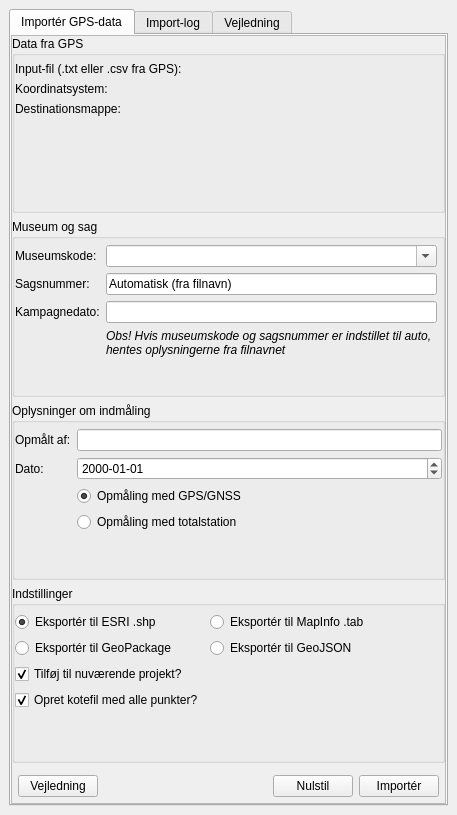
<?xml version="1.0" encoding="UTF-8"?>
<ui version="4.0">
 <class>FeltTegnDockWidgetBase</class>
 <widget class="QDockWidget" name="FeltTegnDockWidgetBase">
  <property name="geometry">
   <rect>
    <x>0</x>
    <y>0</y>
    <width>457</width>
    <height>815</height>
   </rect>
  </property>
  <property name="maximumSize">
   <size>
    <width>477</width>
    <height>828</height>
   </size>
  </property>
  <property name="windowTitle">
   <string>FeltTegn</string>
  </property>
  <widget class="QWidget" name="dockWidgetContents">
   <layout class="QGridLayout" name="gridLayout">
    <item row="0" column="0">
     <layout class="QVBoxLayout" name="verticalLayout">
      <item>
       <widget class="QTabWidget" name="tabWidget">
        <property name="currentIndex">
         <number>0</number>
        </property>
        <widget class="QWidget" name="tab">
         <attribute name="title">
          <string>Importér GPS-data</string>
         </attribute>
         <layout class="QVBoxLayout" name="verticalLayout_2">
          <property name="leftMargin">
           <number>0</number>
          </property>
          <property name="topMargin">
           <number>0</number>
          </property>
          <property name="rightMargin">
           <number>0</number>
          </property>
          <property name="bottomMargin">
           <number>0</number>
          </property>
          <item>
           <layout class="QVBoxLayout" name="verticalLayout_4">
            <item>
             <widget class="QScrollArea" name="scrollArea">
              <property name="widgetResizable">
               <bool>true</bool>
              </property>
              <widget class="QWidget" name="scrollAreaWidgetContents">
               <property name="geometry">
                <rect>
                 <x>0</x>
                 <y>0</y>
                 <width>429</width>
                 <height>730</height>
                </rect>
               </property>
               <layout class="QVBoxLayout" name="verticalLayout_5">
                <property name="leftMargin">
                 <number>0</number>
                </property>
                <property name="topMargin">
                 <number>0</number>
                </property>
                <property name="rightMargin">
                 <number>0</number>
                </property>
                <property name="bottomMargin">
                 <number>0</number>
                </property>
                <item>
                 <widget class="QGroupBox" name="groupBox">
                  <property name="sizePolicy">
                   <sizepolicy hsizetype="Minimum" vsizetype="Minimum">
                    <horstretch>0</horstretch>
                    <verstretch>0</verstretch>
                   </sizepolicy>
                  </property>
                  <property name="styleSheet">
                   <string notr="true"/>
                  </property>
                  <property name="title">
                   <string>Data fra GPS</string>
                  </property>
                  <property name="flat">
                   <bool>false</bool>
                  </property>
                  <layout class="QGridLayout" name="gridLayout_2">
                   <property name="leftMargin">
                    <number>0</number>
                   </property>
                   <property name="topMargin">
                    <number>0</number>
                   </property>
                   <property name="rightMargin">
                    <number>0</number>
                   </property>
                   <property name="bottomMargin">
                    <number>0</number>
                   </property>
                   <item row="0" column="0">
                    <layout class="QFormLayout" name="formLayout">
                     <property name="verticalSpacing">
                      <number>6</number>
                     </property>
                     <property name="topMargin">
                      <number>6</number>
                     </property>
                     <item row="0" column="0">
                      <widget class="QLabel" name="label">
                       <property name="text">
                        <string>Input-fil (.txt eller .csv fra GPS):</string>
                       </property>
                      </widget>
                     </item>
                     <item row="0" column="1">
                      <widget class="QgsFileWidget" name="inputTextFile"/>
                     </item>
                     <item row="1" column="0">
                      <widget class="QLabel" name="label_2">
                       <property name="text">
                        <string>Koordinatsystem:</string>
                       </property>
                      </widget>
                     </item>
                     <item row="1" column="1">
                      <widget class="QgsProjectionSelectionWidget" name="mQgsProjectionSelectionWidget"/>
                     </item>
                     <item row="2" column="0">
                      <widget class="QLabel" name="label_3">
                       <property name="text">
                        <string>Destinationsmappe:</string>
                       </property>
                      </widget>
                     </item>
                     <item row="2" column="1">
                      <widget class="QgsFileWidget" name="outputTargetDir"/>
                     </item>
                    </layout>
                   </item>
                  </layout>
                 </widget>
                </item>
                <item>
                 <widget class="QGroupBox" name="groupBox_2">
                  <property name="title">
                   <string>Museum og sag</string>
                  </property>
                  <layout class="QGridLayout" name="gridLayout_3">
                   <property name="leftMargin">
                    <number>0</number>
                   </property>
                   <property name="topMargin">
                    <number>0</number>
                   </property>
                   <property name="rightMargin">
                    <number>0</number>
                   </property>
                   <property name="bottomMargin">
                    <number>0</number>
                   </property>
                   <item row="2" column="0">
                    <layout class="QFormLayout" name="formLayout_2">
                     <property name="leftMargin">
                      <number>0</number>
                     </property>
                     <property name="topMargin">
                      <number>6</number>
                     </property>
                     <property name="rightMargin">
                      <number>5</number>
                     </property>
                     <property name="bottomMargin">
                      <number>5</number>
                     </property>
                     <item row="0" column="0">
                      <widget class="QLabel" name="label_5">
                       <property name="text">
                        <string>Museumskode:</string>
                       </property>
                      </widget>
                     </item>
                     <item row="0" column="1">
                      <widget class="QComboBox" name="MusComboBox">
                       <property name="editable">
                        <bool>true</bool>
                       </property>
                      </widget>
                     </item>
                     <item row="1" column="0">
                      <widget class="QLabel" name="label_6">
                       <property name="text">
                        <string>Sagsnummer:</string>
                       </property>
                      </widget>
                     </item>
                     <item row="1" column="1">
                      <widget class="QLineEdit" name="SagsNummer">
                       <property name="text">
                        <string>Automatisk (fra filnavn)</string>
                       </property>
                      </widget>
                     </item>
                     <item row="2" column="0">
                      <widget class="QLabel" name="label_7">
                       <property name="text">
                        <string>Kampagnedato:</string>
                       </property>
                      </widget>
                     </item>
                     <item row="2" column="1">
                      <widget class="QLineEdit" name="kDato"/>
                     </item>
                     <item row="3" column="1">
                      <widget class="QLabel" name="label_8">
                       <property name="styleSheet">
                        <string notr="true">font-style:italic;</string>
                       </property>
                       <property name="text">
                        <string>Obs! Hvis museumskode og sagsnummer er indstillet til auto, hentes oplysningerne fra filnavnet </string>
                       </property>
                       <property name="textFormat">
                        <enum>Qt::AutoText</enum>
                       </property>
                       <property name="scaledContents">
                        <bool>false</bool>
                       </property>
                       <property name="wordWrap">
                        <bool>true</bool>
                       </property>
                      </widget>
                     </item>
                    </layout>
                   </item>
                  </layout>
                 </widget>
                </item>
                <item>
                 <widget class="QGroupBox" name="groupBox_3">
                  <property name="title">
                   <string>Oplysninger om indmåling</string>
                  </property>
                  <layout class="QGridLayout" name="gridLayout_4">
                   <property name="leftMargin">
                    <number>0</number>
                   </property>
                   <property name="topMargin">
                    <number>0</number>
                   </property>
                   <property name="rightMargin">
                    <number>0</number>
                   </property>
                   <property name="bottomMargin">
                    <number>0</number>
                   </property>
                   <item row="0" column="0">
                    <layout class="QFormLayout" name="formLayout_3">
                     <property name="leftMargin">
                      <number>0</number>
                     </property>
                     <property name="topMargin">
                      <number>6</number>
                     </property>
                     <property name="rightMargin">
                      <number>0</number>
                     </property>
                     <property name="bottomMargin">
                      <number>0</number>
                     </property>
                     <item row="0" column="0">
                      <widget class="QLabel" name="hvemlabel">
                       <property name="text">
                        <string>Opmålt af:</string>
                       </property>
                      </widget>
                     </item>
                     <item row="0" column="1">
                      <widget class="QLineEdit" name="hvem"/>
                     </item>
                     <item row="1" column="0">
                      <widget class="QLabel" name="dato">
                       <property name="text">
                        <string>Dato:</string>
                       </property>
                      </widget>
                     </item>
                     <item row="1" column="1">
                      <widget class="QDateEdit" name="hvonaar">
                       <property name="displayFormat">
                        <string notr="true">yyyy-MM-dd</string>
                       </property>
                      </widget>
                     </item>
                     <item row="2" column="1">
                      <widget class="QRadioButton" name="GPS_radioButton">
                       <property name="text">
                        <string>Opmåling med GPS/GNSS</string>
                       </property>
                       <property name="checked">
                        <bool>true</bool>
                       </property>
                      </widget>
                     </item>
                     <item row="3" column="1">
                      <widget class="QRadioButton" name="TPS_radioButton">
                       <property name="text">
                        <string>Opmåling med totalstation</string>
                       </property>
                      </widget>
                     </item>
                    </layout>
                   </item>
                  </layout>
                 </widget>
                </item>
                <item>
                 <widget class="QGroupBox" name="groupBox_4">
                  <property name="title">
                   <string>Indstillinger</string>
                  </property>
                  <layout class="QGridLayout" name="gridLayout_5">
                   <property name="leftMargin">
                    <number>0</number>
                   </property>
                   <property name="topMargin">
                    <number>0</number>
                   </property>
                   <property name="rightMargin">
                    <number>0</number>
                   </property>
                   <property name="bottomMargin">
                    <number>0</number>
                   </property>
                   <item row="0" column="0">
                    <layout class="QFormLayout" name="formLayout_4">
                     <property name="leftMargin">
                      <number>0</number>
                     </property>
                     <property name="topMargin">
                      <number>6</number>
                     </property>
                     <property name="rightMargin">
                      <number>0</number>
                     </property>
                     <property name="bottomMargin">
                      <number>0</number>
                     </property>
                     <item row="0" column="0">
                      <widget class="QRadioButton" name="radioButton_shp">
                       <property name="text">
                        <string>Eksportér til ESRI .shp</string>
                       </property>
                       <property name="checked">
                        <bool>true</bool>
                       </property>
                       <property name="autoExclusive">
                        <bool>true</bool>
                       </property>
                      </widget>
                     </item>
                     <item row="0" column="1">
                      <widget class="QRadioButton" name="radioButton_tab">
                       <property name="text">
                        <string>Eksportér til MapInfo .tab</string>
                       </property>
                      </widget>
                     </item>
                     <item row="1" column="0">
                      <widget class="QRadioButton" name="radioButton_gp">
                       <property name="text">
                        <string>Eksportér til GeoPackage</string>
                       </property>
                      </widget>
                     </item>
                     <item row="1" column="1">
                      <widget class="QRadioButton" name="radioButton_gjson">
                       <property name="text">
                        <string>Eksportér til GeoJSON</string>
                       </property>
                      </widget>
                     </item>
                     <item row="2" column="0">
                      <widget class="QCheckBox" name="chk_addfiles">
                       <property name="text">
                        <string>Tilføj til nuværende projekt?</string>
                       </property>
                       <property name="checked">
                        <bool>true</bool>
                       </property>
                      </widget>
                     </item>
                     <item row="3" column="0">
                      <widget class="QCheckBox" name="chk_kote">
                       <property name="text">
                        <string>Opret kotefil med alle punkter?</string>
                       </property>
                       <property name="checked">
                        <bool>true</bool>
                       </property>
                      </widget>
                     </item>
                    </layout>
                   </item>
                  </layout>
                 </widget>
                </item>
                <item>
                 <layout class="QGridLayout" name="gridLayout_6">
                  <property name="leftMargin">
                   <number>6</number>
                  </property>
                  <property name="topMargin">
                   <number>6</number>
                  </property>
                  <property name="rightMargin">
                   <number>6</number>
                  </property>
                  <property name="bottomMargin">
                   <number>6</number>
                  </property>
                  <item row="0" column="3">
                   <widget class="QPushButton" name="importButton">
                    <property name="text">
                     <string>Importér</string>
                    </property>
                    <property name="autoDefault">
                     <bool>true</bool>
                    </property>
                   </widget>
                  </item>
                  <item row="0" column="0">
                   <widget class="QPushButton" name="pushButton_3">
                    <property name="text">
                     <string>Vejledning</string>
                    </property>
                   </widget>
                  </item>
                  <item row="0" column="2">
                   <widget class="QPushButton" name="pushButton_2">
                    <property name="text">
                     <string>Nulstil</string>
                    </property>
                   </widget>
                  </item>
                  <item row="0" column="1">
                   <spacer name="horizontalSpacer">
                    <property name="orientation">
                     <enum>Qt::Horizontal</enum>
                    </property>
                    <property name="sizeHint" stdset="0">
                     <size>
                      <width>40</width>
                      <height>20</height>
                     </size>
                    </property>
                   </spacer>
                  </item>
                 </layout>
                </item>
               </layout>
              </widget>
             </widget>
            </item>
           </layout>
          </item>
         </layout>
        </widget>
        <widget class="QWidget" name="tab_2">
         <attribute name="title">
          <string>Import-log</string>
         </attribute>
         <layout class="QGridLayout" name="gridLayout_8">
          <item row="0" column="0">
           <layout class="QGridLayout" name="gridLayout_7">
            <item row="0" column="0">
             <widget class="QPlainTextEdit" name="plainTextEdit"/>
            </item>
           </layout>
          </item>
         </layout>
        </widget>
        <widget class="QWidget" name="tab_3">
         <attribute name="title">
          <string>Vejledning</string>
         </attribute>
         <layout class="QGridLayout" name="gridLayout_10">
          <item row="0" column="0">
           <layout class="QGridLayout" name="gridLayout_9">
            <item row="0" column="0">
             <widget class="QTextBrowser" name="textBrowser">
              <property name="html">
               <string>&lt;!DOCTYPE HTML PUBLIC &quot;-//W3C//DTD HTML 4.0//EN&quot; &quot;http://www.w3.org/TR/REC-html40/strict.dtd&quot;&gt;
&lt;html&gt;&lt;head&gt;&lt;meta name=&quot;qrichtext&quot; content=&quot;1&quot; /&gt;&lt;style type=&quot;text/css&quot;&gt;
p, li { white-space: pre-wrap; }
&lt;/style&gt;&lt;/head&gt;&lt;body style=&quot; font-family:'Noto Sans'; font-size:9pt; font-weight:400; font-style:normal;&quot;&gt;
&lt;p style=&quot; margin-top:0px; margin-bottom:0px; margin-left:0px; margin-right:0px; -qt-block-indent:0; text-indent:0px;&quot;&gt;&lt;span style=&quot; font-size:12pt; font-weight:600;&quot;&gt;Vejledning til FeltTegn&lt;/span&gt;&lt;/p&gt;
&lt;p style=&quot;-qt-paragraph-type:empty; margin-top:0px; margin-bottom:0px; margin-left:0px; margin-right:0px; -qt-block-indent:0; text-indent:0px;&quot;&gt;&lt;br /&gt;&lt;/p&gt;
&lt;p style=&quot; margin-top:0px; margin-bottom:0px; margin-left:0px; margin-right:0px; -qt-block-indent:0; text-indent:0px;&quot;&gt;Her kommer hurtigst muligt en vejledning til Felttegn...&lt;/p&gt;
&lt;p style=&quot;-qt-paragraph-type:empty; margin-top:0px; margin-bottom:0px; margin-left:0px; margin-right:0px; -qt-block-indent:0; text-indent:0px;&quot;&gt;&lt;br /&gt;&lt;/p&gt;&lt;/body&gt;&lt;/html&gt;</string>
              </property>
             </widget>
            </item>
           </layout>
          </item>
         </layout>
        </widget>
       </widget>
      </item>
     </layout>
    </item>
   </layout>
  </widget>
 </widget>
 <customwidgets>
  <customwidget>
   <class>QgsFileWidget</class>
   <extends>QWidget</extends>
   <header>qgsfilewidget.h</header>
  </customwidget>
  <customwidget>
   <class>QgsProjectionSelectionWidget</class>
   <extends>QWidget</extends>
   <header>qgsprojectionselectionwidget.h</header>
  </customwidget>
 </customwidgets>
 <resources/>
 <connections/>
</ui>
